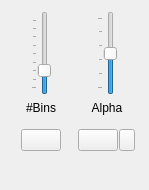
<?xml version="1.0" encoding="UTF-8"?>
<ui version="4.0">
 <class>ViewportControl</class>
 <widget class="QWidget" name="ViewportControl">
  <property name="geometry">
   <rect>
    <x>0</x>
    <y>0</y>
    <width>149</width>
    <height>190</height>
   </rect>
  </property>
  <layout class="QGridLayout" name="gridLayout">
   <property name="sizeConstraint">
    <enum>QLayout::SetNoConstraint</enum>
   </property>
   <item row="0" column="0">
    <layout class="QHBoxLayout" name="horizontalLayout_2_1">
     <item>
      <widget class="QSlider" name="binSlider">
       <property name="sizePolicy">
        <sizepolicy hsizetype="Fixed" vsizetype="Fixed">
         <horstretch>0</horstretch>
         <verstretch>0</verstretch>
        </sizepolicy>
       </property>
       <property name="toolTip">
        <string>number of histogram bins per dimension</string>
       </property>
       <property name="minimum">
        <number>2</number>
       </property>
       <property name="maximum">
        <number>256</number>
       </property>
       <property name="value">
        <number>64</number>
       </property>
       <property name="tracking">
        <bool>false</bool>
       </property>
       <property name="orientation">
        <enum>Qt::Vertical</enum>
       </property>
       <property name="tickPosition">
        <enum>QSlider::TicksAbove</enum>
       </property>
       <property name="tickInterval">
        <number>31</number>
       </property>
      </widget>
     </item>
    </layout>
   </item>
   <item row="1" column="0">
    <widget class="QLabel" name="binLabel">
     <property name="sizePolicy">
      <sizepolicy hsizetype="Minimum" vsizetype="Preferred">
       <horstretch>0</horstretch>
       <verstretch>0</verstretch>
      </sizepolicy>
     </property>
     <property name="minimumSize">
      <size>
       <width>60</width>
       <height>0</height>
      </size>
     </property>
     <property name="text">
      <string>#Bins</string>
     </property>
     <property name="alignment">
      <set>Qt::AlignCenter</set>
     </property>
    </widget>
   </item>
   <item row="5" column="0">
    <layout class="QHBoxLayout" name="horizontalLayout_3">
     <item>
      <widget class="QPushButton" name="rgbButton">
       <property name="sizePolicy">
        <sizepolicy hsizetype="Fixed" vsizetype="Fixed">
         <horstretch>0</horstretch>
         <verstretch>0</verstretch>
        </sizepolicy>
       </property>
       <property name="toolTip">
        <string>draw vectors with respective sRGB coloring</string>
       </property>
       <property name="text">
        <string/>
       </property>
       <property name="icon">
        <iconset resource="../gerbil.qrc">
         <normaloff>:/toolbar/rgb</normaloff>:/toolbar/rgb</iconset>
       </property>
       <property name="iconSize">
        <size>
         <width>16</width>
         <height>16</height>
        </size>
       </property>
       <property name="checkable">
        <bool>true</bool>
       </property>
      </widget>
     </item>
    </layout>
   </item>
   <item row="6" column="0">
    <spacer name="verticalSpacer">
     <property name="orientation">
      <enum>Qt::Vertical</enum>
     </property>
     <property name="sizeType">
      <enum>QSizePolicy::MinimumExpanding</enum>
     </property>
     <property name="sizeHint" stdset="0">
      <size>
       <width>1</width>
       <height>1</height>
      </size>
     </property>
    </spacer>
   </item>
   <item row="0" column="1">
    <layout class="QHBoxLayout" name="horizontalLayout_2_2">
     <item>
      <widget class="QSlider" name="alphaSlider">
       <property name="sizePolicy">
        <sizepolicy hsizetype="Fixed" vsizetype="Fixed">
         <horstretch>0</horstretch>
         <verstretch>0</verstretch>
        </sizepolicy>
       </property>
       <property name="toolTip">
        <string>vector line opacity</string>
       </property>
       <property name="minimum">
        <number>1</number>
       </property>
       <property name="maximum">
        <number>100</number>
       </property>
       <property name="value">
        <number>50</number>
       </property>
       <property name="tracking">
        <bool>true</bool>
       </property>
       <property name="orientation">
        <enum>Qt::Vertical</enum>
       </property>
       <property name="tickPosition">
        <enum>QSlider::TicksAbove</enum>
       </property>
       <property name="tickInterval">
        <number>20</number>
       </property>
      </widget>
     </item>
    </layout>
   </item>
   <item row="1" column="1">
    <widget class="QLabel" name="alphaLabel">
     <property name="sizePolicy">
      <sizepolicy hsizetype="Minimum" vsizetype="Preferred">
       <horstretch>0</horstretch>
       <verstretch>0</verstretch>
      </sizepolicy>
     </property>
     <property name="minimumSize">
      <size>
       <width>60</width>
       <height>0</height>
      </size>
     </property>
     <property name="text">
      <string>Alpha</string>
     </property>
     <property name="alignment">
      <set>Qt::AlignCenter</set>
     </property>
    </widget>
   </item>
   <item row="5" column="1">
    <layout class="QHBoxLayout" name="horizontalLayout_2">
     <property name="spacing">
      <number>0</number>
     </property>
     <item>
      <widget class="QPushButton" name="limiterButton">
       <property name="sizePolicy">
        <sizepolicy hsizetype="Fixed" vsizetype="Fixed">
         <horstretch>0</horstretch>
         <verstretch>0</verstretch>
        </sizepolicy>
       </property>
       <property name="toolTip">
        <string>use band-wise limiters</string>
       </property>
       <property name="text">
        <string/>
       </property>
       <property name="icon">
        <iconset resource="../gerbil.qrc">
         <normaloff>:/toolbar/limiter</normaloff>:/toolbar/limiter</iconset>
       </property>
       <property name="iconSize">
        <size>
         <width>16</width>
         <height>16</height>
        </size>
       </property>
       <property name="checkable">
        <bool>true</bool>
       </property>
      </widget>
     </item>
     <item>
      <widget class="QPushButton" name="limiterMenuButton">
       <property name="sizePolicy">
        <sizepolicy hsizetype="Fixed" vsizetype="Fixed">
         <horstretch>0</horstretch>
         <verstretch>0</verstretch>
        </sizepolicy>
       </property>
       <property name="minimumSize">
        <size>
         <width>16</width>
         <height>0</height>
        </size>
       </property>
       <property name="maximumSize">
        <size>
         <width>16</width>
         <height>16777215</height>
        </size>
       </property>
       <property name="baseSize">
        <size>
         <width>16</width>
         <height>0</height>
        </size>
       </property>
       <property name="toolTip">
        <string>initialize band-wise limiters</string>
       </property>
       <property name="text">
        <string/>
       </property>
       <property name="icon">
        <iconset resource="../gerbil.qrc">
         <normaloff>:/toolbar/popup</normaloff>:/toolbar/popup</iconset>
       </property>
       <property name="iconSize">
        <size>
         <width>8</width>
         <height>16</height>
        </size>
       </property>
      </widget>
     </item>
    </layout>
   </item>
   <item row="2" column="0">
    <spacer name="verticalSpacer_2">
     <property name="orientation">
      <enum>Qt::Vertical</enum>
     </property>
     <property name="sizeType">
      <enum>QSizePolicy::Fixed</enum>
     </property>
     <property name="sizeHint" stdset="0">
      <size>
       <width>1</width>
       <height>8</height>
      </size>
     </property>
    </spacer>
   </item>
  </layout>
 </widget>
 <resources>
  <include location="../gerbil.qrc"/>
 </resources>
 <connections/>
</ui>
